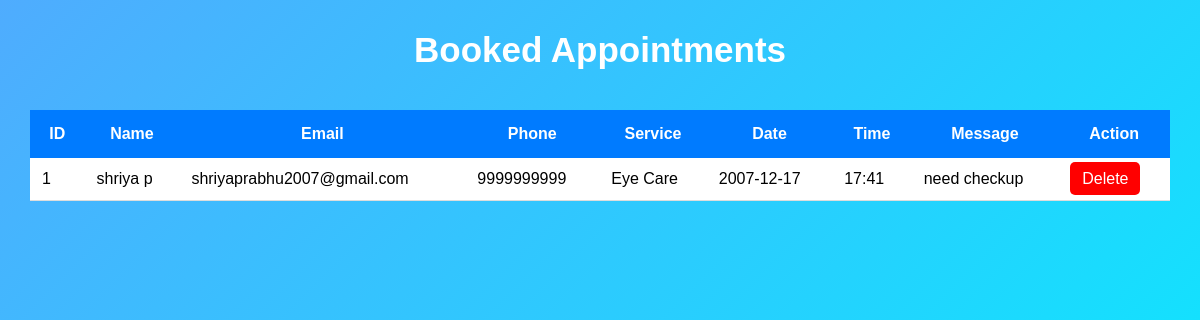
Before: /appointments with the older database file.
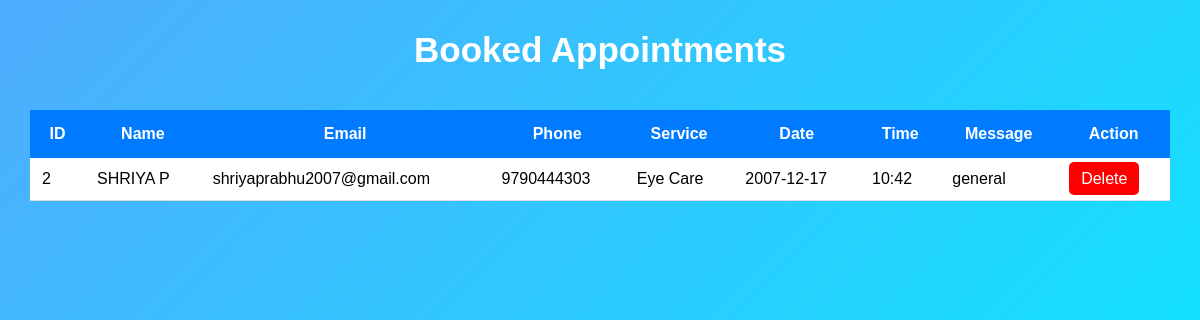
After: the same page with the newer database file.
### tables this page shows
CREATE TABLE appointments(
        id INTEGER PRIMARY KEY AUTOINCREMENT,
        name TEXT,
        email TEXT,
        phone TEXT,
        service TEXT,
        date TEXT,
        time TEXT,
        message TEXT
    );

### app.py (the view)
@app.route('/appointments')
def appointments():
    conn = sqlite3.connect("database.db")
    cur = conn.cursor()
    cur.execute("SELECT * FROM appointments")
    data = cur.fetchall()
    conn.close()
    return render_template("appointments.html", appointments=data)

### templates/appointments.html (shortened to what this page needs)
<!DOCTYPE html>
<html>
<head>
<link rel="stylesheet" href="{{ url_for('static', filename='style.css') }}">
</head>
<body>
<h2 class="title">Booked Appointments</h2>
<table>
<tr>
<th>ID</th>
<th>Name</th>
<th>Email</th>
<th>Phone</th>
<th>Service</th>
<th>Date</th>
<th>Time</th>
<th>Message</th>
<th>Action</th>
</tr>
{% for row in appointments %}
<tr>
<td>{{row[0]}}</td>
<td>{{row[1]}}</td>
<td>{{row[2]}}</td>
<td>{{row[3]}}</td>
<td>{{row[4]}}</td>
<td>{{row[5]}}</td>
<td>{{row[6]}}</td>
<td>{{row[7]}}</td>
<td>
<a class="delete" href="/delete/{{row[0]}}">
Delete
</a>
</td>
</tr>
{% endfor %}
</table>
</body>
</html>

### static/style.css (style rules this page uses)
* { margin:0; padding:0; box-sizing:border-box; font-family:Arial, sans-serif; }
body { background:linear-gradient(135deg,#4facfe,#00f2fe); min-height:100vh; }
table { width:95%; margin:40px auto; background:white; border-collapse:collapse; }
th { background:#007BFF; color:white; padding:15px; }
td { padding:12px; border-bottom:1px solid #ddd; }
.delete { background:red; color:white; padding:8px 12px; border-radius:5px; text-decoration:none; }
.title { text-align:center; color:white; margin-top:30px; font-size:35px; }

Changed rows visible on the page:
removed appointments: id "1", name "shriya p", email "shriyaprabhu2007@gmail.com", phone "9999999999", service "Eye Care", date "2007-12-17", time "17:41", message "need checkup"
added appointments: id "2", name "SHRIYA P", email "shriyaprabhu2007@gmail.com", phone "9790444303", service "Eye Care", date "2007-12-17", time "10:42", message "general"
